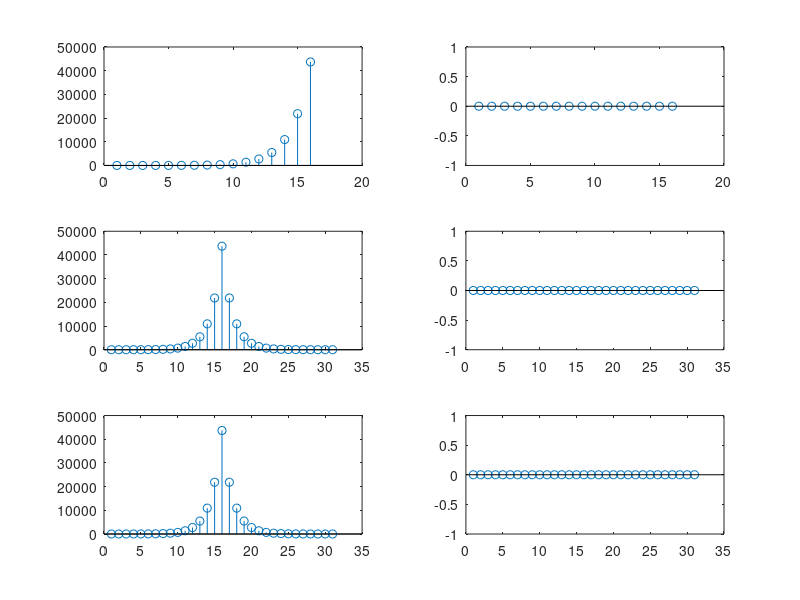

MATLAB code for this plot:
clc;
close all;
clear all;      

for n = 0:15
    if n==0
        a1=1;
    else if n==1
          y(n)= 0.5*a1+2^n;
         else
          y(n)=0.5*y(n-1)+2^n;
     end
   end
end
y=([a1 y]);

subplot(321);
stem(abs(y));
subplot(322);
stem(angle(y));

num=[1 0];
den=[1 -0.5];

[r p c]=residue(num,den);


for n = 0:15
   h(n+1)=p^n;
   x(n+1)=2^n;
end

z=conv(x,h);

subplot(323);
stem(abs(z));
subplot(324);
stem(angle(z));

m=length(x); 
n=length(h); 
x=[x,zeros(1,n)]; 
h=[h,zeros(1,m)]; 

for i=1:n+m-1 
    y2(i)=0; 
    for j=1:m 
        if(i-j+1>0) 
           y2(i)=y2(i)+x(j)*h(i-j+1); 
        end 
    end 
end

subplot(325);
stem(abs(y2));
subplot(326);
stem(angle(y2));



